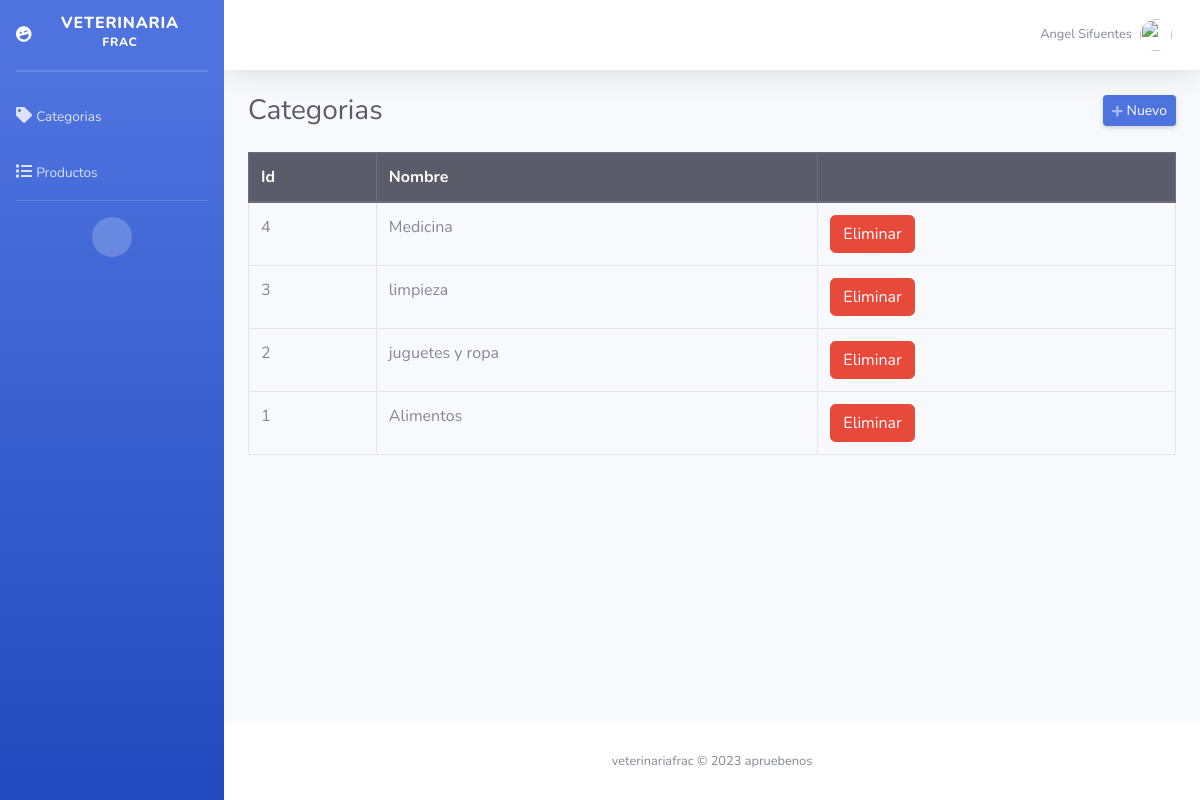
/admin/categorias.php (signed in), run on the app's committed database.
### tables this page shows
CREATE TABLE `categorias` (
  `id` int(11) NOT NULL,
  `categoria` varchar(50) NOT NULL
);

### admin/categorias.php (the view, shortened to what this page needs)
<?php
require_once "../config/conexion2.php";
include("includes/header.php");
?>
<div class="d-sm-flex align-items-center justify-content-between mb-4">
    <h1 class="h3 mb-0 text-gray-800">Categorias</h1>
    <a href="#" class="d-none d-sm-inline-block btn btn-sm btn-primary shadow-sm" id="abrirCategoria"><i class="fas fa-plus fa-sm text-white-50"></i> Nuevo</a>
</div>
<div class="row">
    <div class="col-md-12">
        <div class="table-responsive">
            <table class="table table-hover table-bordered" style="width: 100%;">
                <thead class="thead-dark">
                    <tr>
                        <th>Id</th>
                        <th>Nombre</th>
                        <th></th>
                    </tr>
                </thead>
                <tbody>
                    <?php
                    $query = mysqli_query($conexion, "SELECT * FROM categorias ORDER BY id DESC");
                    while ($data = mysqli_fetch_assoc($query)) { ?>
                        <tr>
                            <td><?php echo $data['id']; ?></td>
                            <td><?php echo $data['categoria']; ?></td>
                            <td>
                                <form method="post" action="eliminar.php?accion=cli&id=<?php echo $data['id']; ?>" class="d-inline eliminar">
                                    <button class="btn btn-danger" type="submit">Eliminar</button>
                                </form>
                            </td>
                        </tr>
                    <?php } ?>
                </tbody>
            </table>
        </div>
    </div>
</div>
<?php include("includes/footer.php"); ?>

### data on the page
categorias: id "4", categoria "Medicina"
categorias: id "3", categoria "limpieza"
categorias: id "2", categoria "juguetes y ropa"
categorias: id "1", categoria "Alimentos"

### other printed values
$_SESSION['nombre'] "Angel Sifuentes"
